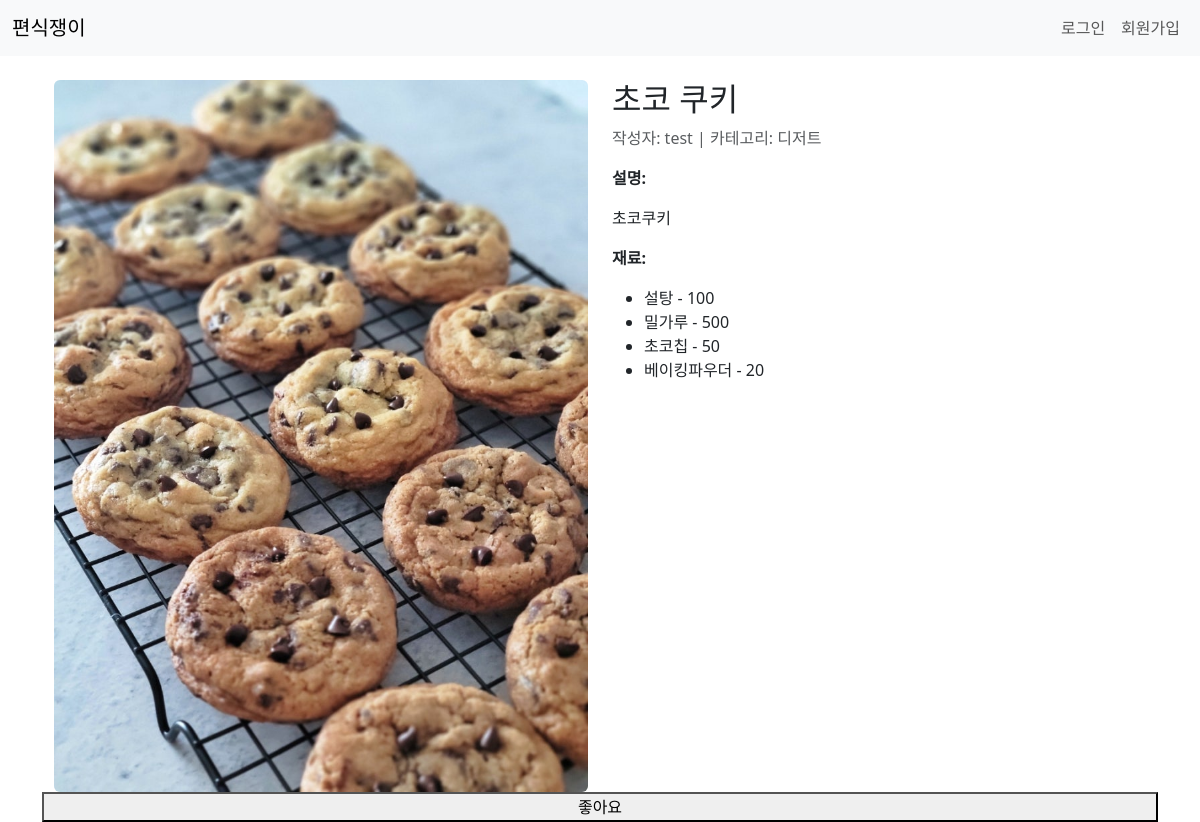
The page /recipe/spinoff/detail/13 on the database its author committed.
### recipe_app/models.py (models this page shows, shortened)
class Spinoff(models.Model):
    user = models.ForeignKey(User, on_delete=models.CASCADE)
    description = models.TextField()
    contents = models.JSONField()
    recipe = models.ForeignKey(Recipe, on_delete=models.CASCADE)
    image = models.ImageField(upload_to=spinoff_image_upload_path, null=True, blank=True)
    created_at = models.DateTimeField(auto_now_add=True)

class Recipe(models.Model):
    CATEGORY_CHOICES = [
        ('food', '음식'),
        ('drink', '음료'),
        ('dessert', '디저트')
    ]
    user = models.ForeignKey(User, on_delete=models.CASCADE)
    title = models.CharField(max_length=200)
    category = models.CharField(max_length=10, choices=CATEGORY_CHOICES, null=True, blank=True)
    description = models.TextField()
    contents=models.JSONField()
    image = models.ImageField(upload_to=category_image_upload_path, null=True, blank=True)
    created_at = models.DateTimeField(auto_now_add=True)

### recipe_app/views.py (the view)
# urls.py: path('recipe/spinoff/detail/<int:pk>', views.spinoff_detail, name='spinoff_detail'),
def spinoff_detail(request, pk):
    try:
        spinoff = get_object_or_404(Spinoff, pk=pk)
        return render(request, 'recipe_app/spinoff_detail.html', {
            'spinoff': spinoff
        })
    except Spinoff.DoesNotExist:
        return HttpResponseNotFound("스핀오프를 찾을 수 없습니다.")
    except Exception as e:
        return HttpResponseServerError(f"서버 오류: {e}")

### templates/recipe_app/spinoff_detail.html (shortened to what this page needs)
{% extends "base.html" %}
{% load static %}
{% block content %}
<div class="container mt-4">
  <div class="row">
    <div class="col-md-6">
      {% if spinoff.image %}
        <img src="{{ spinoff.image.url }}" class="img-fluid rounded" alt="{{ spinoff.recipe.title }}">
      {% else %}
        <img src="{% static 'default.jpg' %}" class="img-fluid rounded" alt="기본 이미지">
      {% endif %}
    </div>
    <div class="col-md-6 d-flex flex-column justify-content-between">
      <div>
        <h2>{{ spinoff.recipe.title }}</h2>
        <p class="text-muted">작성자: {{ spinoff.user.username }} | 카테고리: {{ spinoff.recipe.get_category_display }}</p>
        <p><strong>설명:</strong></p>
        <p>{{ spinoff.description }}</p>
        <p><strong>재료:</strong></p>
        <ul>
          {% for item in spinoff.contents %}
            <li>{{ item.name }} - {{ item.amount }}</li>
          {% endfor %}
        </ul>
      </div>
    </div>
    <button onclick="toggleLike({{ spinoff.id }})">좋아요</button>
  </div>
</div>
{% endblock %}

### rows shown on the page
Spinoff: image (picture), recipe "초코 쿠키", user.username "test", recipe.category "디저트", description "초코쿠키"

### other values the page prints
{{ item.name }} "설탕" "밀가루" "초코칩" "베이킹파우더"
{{ item.amount }} "100" "500" "50" "20"
